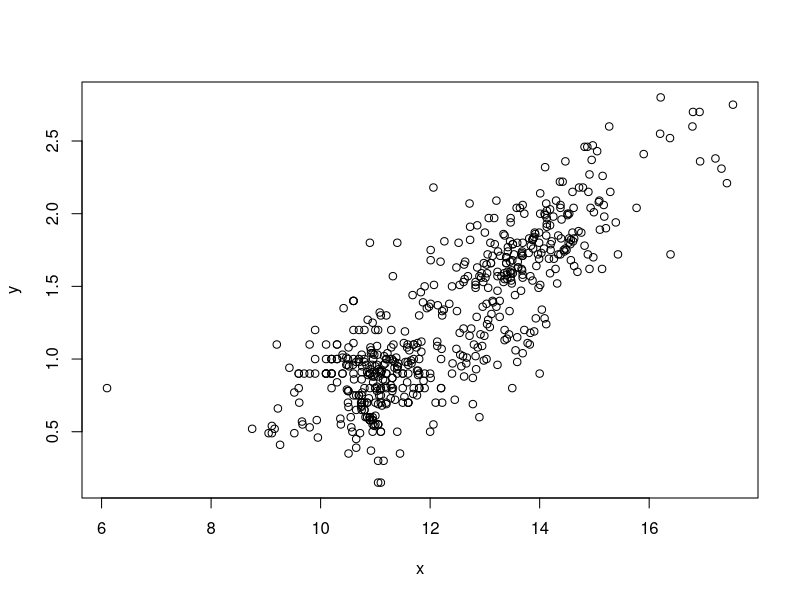
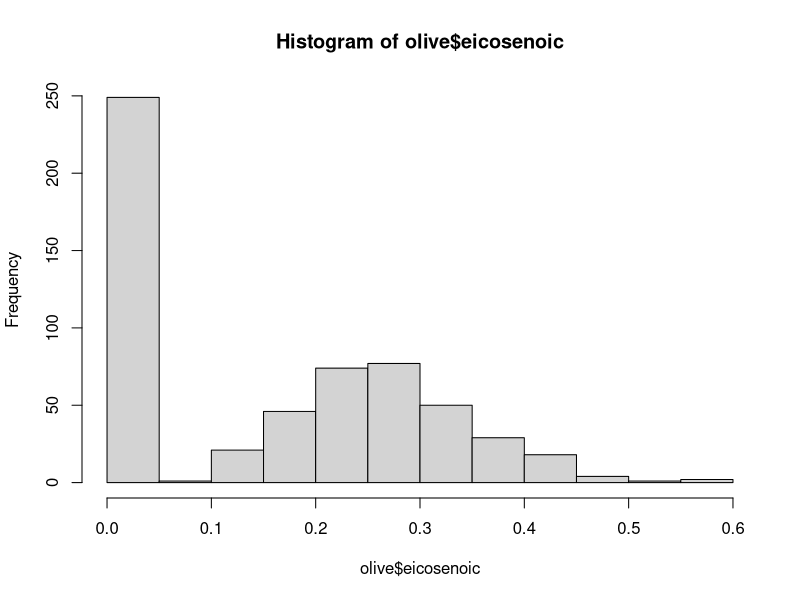
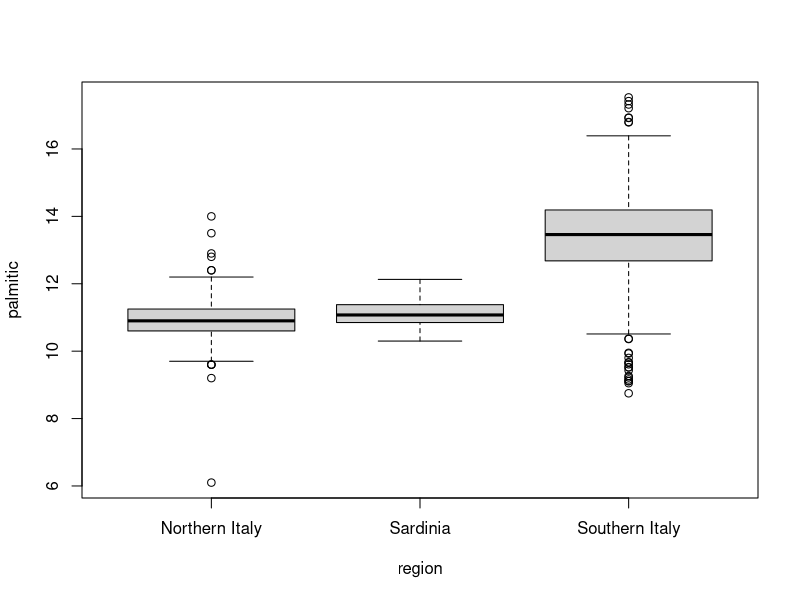

Write the R code that produced these figures, in order.
library(dslabs)
library(dplyr)
library("tidyverse")
data(heights)
options(digits = 3)    # report 3 significant digits for all answers

# Question 1
# First, determine the average height in this dataset. 
# Then create a logical vector ind with the indices for those 
# individuals who are above average height.
# How many individuals in the dataset are above average height?

mu <- mean(heights$height)
ind <- heights %>% dplyr::filter(height > mu)
nrow(ind)

# Question 2
# How many individuals in the dataset are above average height 
# and are female?

females <- heights %>% dplyr::filter(height > mu & sex == "Female")
head(females)
nrow(females)


# Question 3
# If you use mean() on a logical (TRUE/FALSE) vector, 
# it returns the proportion of observations that are TRUE.
# What proportion of individuals in the dataset are female?

no_of_females <- heights %>% dplyr::filter(sex == "Female")
female_prop <- nrow(no_of_females) / nrow(heights)
print(female_prop)

# Question 4
# This question takes you through three steps to determine 
# the sex of the individual with the minimum height.

# Question 4a
# Determine the minimum height in the heights dataset.

min_height <- min(heights$height)
print(min_height)


# Question 4b
# Use the match() function to determine the index of the 
# first individual with the minimum height.

index <- match(min_height, heights$height)
print(index)


# Question 4c
# Subset the sex column of the dataset by the index in 
# 4b to determine the individual’s sex.

gender <- heights$sex[index]
print(gender)


# Question 5

# This question takes you through three steps to determine 
# how many of the integer height values between the minimum 
# and maximum heights are not actual heights of individuals 
# in the heights dataset.

# Question 5a
# Determine the maximum height.

max_height <- max(heights$height)
print(max_height)

# Question 5b
# Which integer values are between the maximum and minimum heights? 
# For example, if the minimum height is 10.2 and the maximum height 
# is 20.8, your answer should be x <- 11:20 to capture the integers 
# in between those values. (If either the maximum or minimum height 
# are integers, include those values too.)

# Write code to create a vector x that includes the integers between 
# the minimum and maximum heights (as numbers).


x <- 50:82.7L
print(x)

not_heights <- !x %in% heights$height
print(not_heights)
print(sum(not_heights))


# Question 6
# Using the heights dataset, create a new column of heights 
# in centimeters named ht_cm. Recall that 1 inch = 2.54 centimeters. 
# Save the resulting dataset as heights2.

heights <- mutate(heights, heights2=height*2.54)
head(heights)

# Question 6a
# What is the height in centimeters of the 18th 
# individual (index 18)?

height <- heights$heights2[18]
print(height)

# Question 6b

# What is the mean height in centimeters?

print(mean(heights$heights2))


# Question 6c
# How many females are in the heights2 dataset?

print(nrow(filter(heights, sex=="Female")))


# Question 6d
# What is the mean height of females in cm

mean_height_cm <- heights %>% dplyr::filter(sex=="Female")
head(mean_height_cm)
print(mean(mean_height_cm$heights2))


# Question 8

# The olive dataset in dslabs contains composition in percentage 
# of eight fatty acids found in the lipid fraction of 572 Italian 
# olive oils:

data(olive)
head(olive)

x <- olive$palmitic
y <- olive$palmitoleic

plot(x, y)


#  Question 9

# Create a histogram of the percentage of eicosenoic acid in olive.

hist(olive$eicosenoic)


# Question 10

# Make a boxplot of palmitic acid percentage in olive with 
# separate distributions for each region.
# Which region has the highest median palmitic acid percentage?

boxplot(palmitic~region, data=olive)
